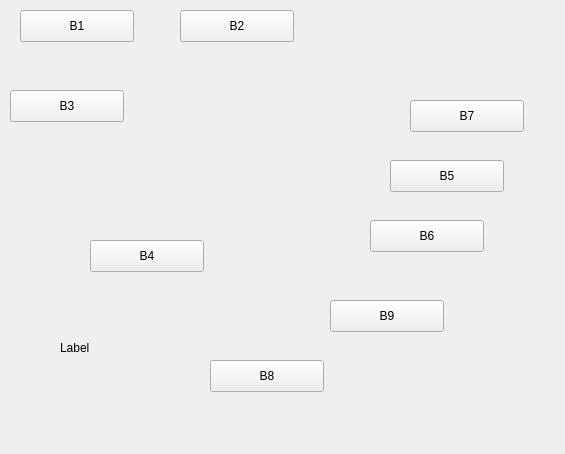
<?xml version="1.0" encoding="UTF-8"?>
<ui version="4.0">
 <class>Form</class>
 <widget class="QWidget" name="Form">
  <property name="geometry">
   <rect>
    <x>0</x>
    <y>0</y>
    <width>565</width>
    <height>454</height>
   </rect>
  </property>
  <property name="windowTitle">
   <string>Form</string>
  </property>
  <widget class="QPushButton" name="pushButton">
   <property name="geometry">
    <rect>
     <x>20</x>
     <y>10</y>
     <width>114</width>
     <height>32</height>
    </rect>
   </property>
   <property name="text">
    <string>B1</string>
   </property>
  </widget>
  <widget class="QPushButton" name="pushButton_2">
   <property name="geometry">
    <rect>
     <x>180</x>
     <y>10</y>
     <width>114</width>
     <height>32</height>
    </rect>
   </property>
   <property name="text">
    <string>B2</string>
   </property>
  </widget>
  <widget class="QPushButton" name="pushButton_3">
   <property name="geometry">
    <rect>
     <x>10</x>
     <y>90</y>
     <width>114</width>
     <height>32</height>
    </rect>
   </property>
   <property name="text">
    <string>B3</string>
   </property>
  </widget>
  <widget class="QPushButton" name="pushButton_4">
   <property name="geometry">
    <rect>
     <x>90</x>
     <y>240</y>
     <width>114</width>
     <height>32</height>
    </rect>
   </property>
   <property name="text">
    <string>B4</string>
   </property>
  </widget>
  <widget class="QPushButton" name="pushButton_5">
   <property name="geometry">
    <rect>
     <x>390</x>
     <y>160</y>
     <width>114</width>
     <height>32</height>
    </rect>
   </property>
   <property name="text">
    <string>B5</string>
   </property>
  </widget>
  <widget class="QPushButton" name="pushButton_6">
   <property name="geometry">
    <rect>
     <x>370</x>
     <y>220</y>
     <width>114</width>
     <height>32</height>
    </rect>
   </property>
   <property name="text">
    <string>B6</string>
   </property>
  </widget>
  <widget class="QPushButton" name="pushButton_7">
   <property name="geometry">
    <rect>
     <x>410</x>
     <y>100</y>
     <width>114</width>
     <height>32</height>
    </rect>
   </property>
   <property name="text">
    <string>B7</string>
   </property>
  </widget>
  <widget class="QPushButton" name="pushButton_9">
   <property name="geometry">
    <rect>
     <x>330</x>
     <y>300</y>
     <width>114</width>
     <height>32</height>
    </rect>
   </property>
   <property name="text">
    <string>B9</string>
   </property>
  </widget>
  <widget class="QPushButton" name="pushButton_8">
   <property name="geometry">
    <rect>
     <x>210</x>
     <y>360</y>
     <width>114</width>
     <height>32</height>
    </rect>
   </property>
   <property name="text">
    <string>B8</string>
   </property>
  </widget>
  <widget class="QLabel" name="label">
   <property name="geometry">
    <rect>
     <x>60</x>
     <y>340</y>
     <width>62</width>
     <height>16</height>
    </rect>
   </property>
   <property name="text">
    <string>Label</string>
   </property>
  </widget>
 </widget>
 <resources/>
 <connections/>
</ui>
